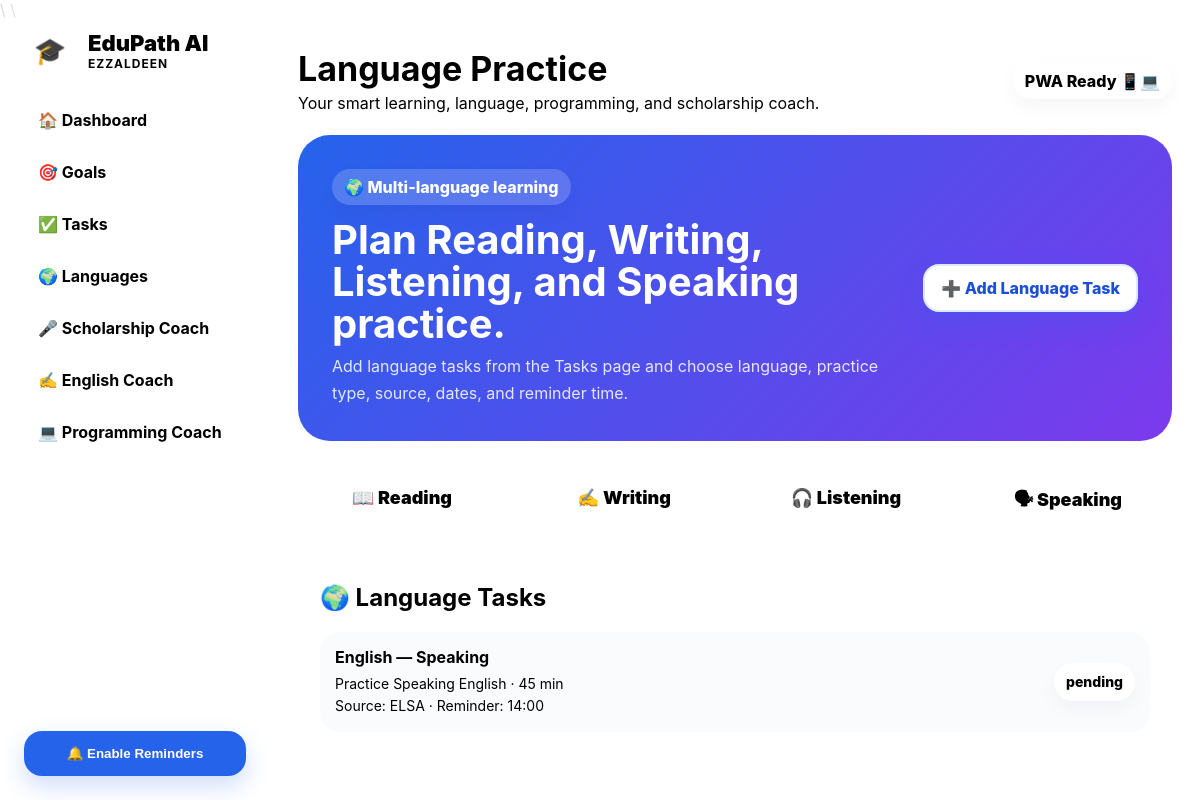
Screenshot of /languages with the database file from the repository.
### app/__init__.py (models this page shows)
class StudyTask(db.Model):
    id = db.Column(db.Integer, primary_key=True)
    goal_id = db.Column(db.Integer, db.ForeignKey("goal.id"), nullable=True)
    title = db.Column(db.String(220), nullable=False)
    category = db.Column(db.String(80), nullable=False, default="Study")
    skill = db.Column(db.String(100), nullable=False, default="General")
    language = db.Column(db.String(80), nullable=True)
    practice_type = db.Column(db.String(80), nullable=True)
    source = db.Column(db.String(180), nullable=True)
    difficulty = db.Column(db.Integer, nullable=False, default=1)
    priority = db.Column(db.Integer, nullable=False, default=3)
    estimated_minutes = db.Column(db.Integer, nullable=False, default=30)
    start_date = db.Column(db.String(40), nullable=True)
    due_date = db.Column(db.String(40), nullable=True)
    reminder_time = db.Column(db.String(20), nullable=True)
    repeat_type = db.Column(db.String(40), nullable=False, default="daily")
    status = db.Column(db.String(30), nullable=False, default="pending")
    review_count = db.Column(db.Integer, nullable=False, default=0)
    last_reviewed = db.Column(db.String(40), nullable=True)
    notes = db.Column(db.Text, nullable=True)
    goal = db.relationship("Goal", backref="tasks")

### app/__init__.py (the view)
    @app.route("/languages")
    def languages():
        tasks = StudyTask.query.filter_by(category="Language").order_by(StudyTask.id.desc()).all()
        return render_template("languages.html", tasks=tasks)

### app/templates/languages.html (shortened to what this page needs)
{% extends "base.html" %}
{% block page_title %}Language Practice{% endblock %}
{% block content %}
<section class="hero compact">
    <div>
        <span class="tag">🌍 Multi-language learning</span>
        <h2>Plan Reading, Writing, Listening, and Speaking practice.</h2>
        <p>Add language tasks from the Tasks page and choose language, practice type, source, dates, and reminder time.</p>
    </div>
    <a class="button light" href="{{ url_for('tasks') }}">➕ Add Language Task</a>
</section>
<section class="grid-4">
    <div class="skill-card">📖 Reading</div>
    <div class="skill-card">✍️ Writing</div>
    <div class="skill-card">🎧 Listening</div>
    <div class="skill-card">🗣 Speaking</div>
</section>
<section class="card">
    <h2>🌍 Language Tasks</h2>
    {% for task in tasks %}
        <div class="task-mini">
            <div>
                <strong>{{ task.language or "Language" }} — {{ task.practice_type or task.skill }}</strong>
                <span>{{ task.title }} · {{ task.estimated_minutes }} min</span>
                <span>Source: {{ task.source or "not set" }} · Reminder: {{ task.reminder_time or "not set" }}</span>
            </div>
            <span class="badge">{{ task.status }}</span>
        </div>
    {% else %}
        <p class="muted">No language tasks yet.</p>
    {% endfor %}
</section>
{% endblock %}

### app/static/css/style.css (style rules this page uses)
* { box-sizing: border-box; }
body { margin: 0; font-family: Inter, ui-sans-serif, system-ui, -apple-system, BlinkMacSystemFont, "Segoe UI", Arial, sans-serif; background: radial-gradient(circle at top left, rgba(37, 99, 235, 0.18), transparent 32%), radial-gradient(circle at bottom right, rgba(124, 58, 237, 0.18), transparent 32%), var(--bg); color: var(--text); min-height: 100vh; }
.pill, .tag, .badge { display: inline-flex; align-items: center; gap: 6px; background: white; border: 1px solid var(--border); border-radius: 999px; padding: 8px 12px; color: var(--primary); font-weight: 800; box-shadow: 0 8px 20px rgba(15, 23, 42, 0.04); }
.hero { display: grid; grid-template-columns: 1fr 220px; gap: 24px; align-items: center; background: linear-gradient(135deg, #2563eb, #7c3aed); color: white; padding: 34px; border-radius: 32px; margin-bottom: 24px; box-shadow: var(--shadow); }
.hero.compact { grid-template-columns: 1fr auto; }
.hero .tag { background: rgba(255,255,255,0.18); color: white; border-color: rgba(255,255,255,0.25); }
.hero h2 { font-size: 40px; margin: 14px 0 8px; line-height: 1.05; }
.hero p { color: rgba(255,255,255,0.86); line-height: 1.7; margin: 0; }
.grid-4 { display: grid; grid-template-columns: repeat(4, 1fr); gap: 14px; margin-bottom: 22px; }
.card, .stat-card, .skill-card { background: var(--card); border: 1px solid var(--border); border-radius: 26px; padding: 22px; box-shadow: var(--shadow); backdrop-filter: blur(20px); }
.card h2, .card h3 { margin-top: 0; }
.skill-card { text-align: center; font-weight: 900; font-size: 18px; }
.item, .task-card, .task-mini { border: 1px solid var(--border); background: rgba(248, 250, 252, 0.75); border-radius: 20px; padding: 15px; margin-bottom: 12px; }
.item strong, .task-mini strong, .task-card strong { display: block; margin-bottom: 6px; font-size: 16px; }
.item span, .task-mini span, .task-card span { display: block; color: var(--muted); line-height: 1.55; font-size: 14px; }
.task-mini { display: flex; justify-content: space-between; gap: 16px; align-items: center; }
button, .button, .small-button { display: inline-flex; align-items: center; justify-content: center; text-decoration: none; border: 0; border-radius: 16px; padding: 12px 16px; background: var(--primary); color: white; font-weight: 850; cursor: pointer; transition: 0.2s; }
.button.light { background: white; color: var(--primary); }
button, .button, .small-button, .actions a, .form button { color: #ffffff !important; background: #2563eb !important; border: 2px solid transparent !important; min-height: 42px; min-width: 96px; gap: 7px; opacity: 1 !important; visibility: visible !important; text-shadow: none !important; box-shadow: 0 10px 24px rgba(37, 99, 235, 0.22) !important; }
.button.light { background: #ffffff !important; color: #1d4ed8 !important; border: 2px solid #dbeafe !important; }

### rows the page displays
StudyTask: language "English", practice_type "Speaking", title "Practice Speaking English", estimated_minutes "45", source "ELSA", reminder_time "14:00", status "pending"
